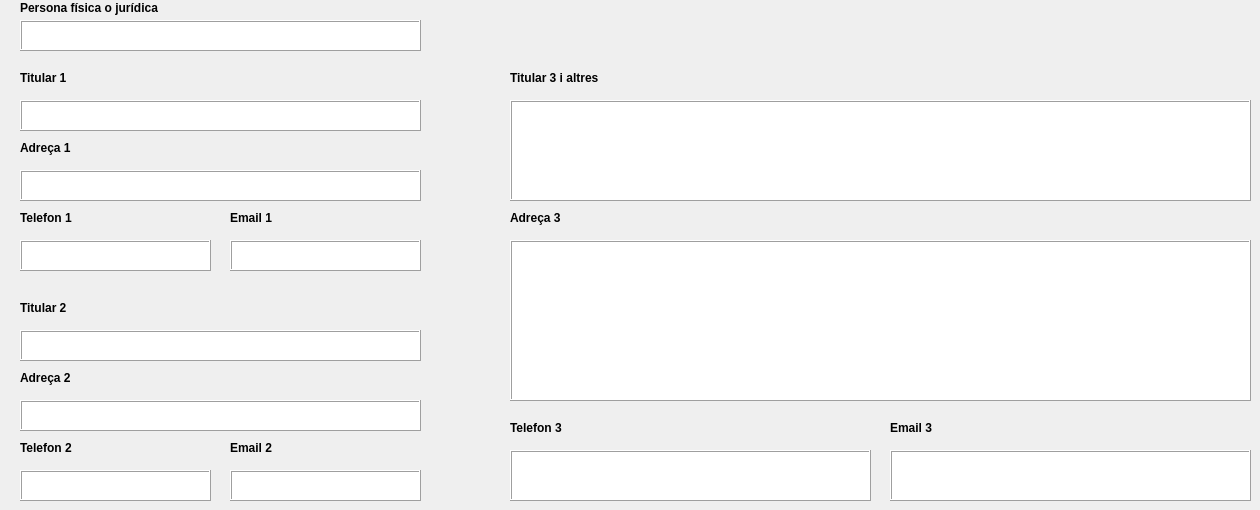
           <widget class="QWidget" name="tab">
            <attribute name="title">
             <string>DADES TITULARS</string>
            </attribute>
            <widget class="QLabel" name="label_26">
             <property name="geometry">
              <rect>
               <x>20</x>
               <y>0</y>
               <width>151</width>
               <height>16</height>
              </rect>
             </property>
             <property name="font">
              <font>
               <weight>75</weight>
               <bold>true</bold>
              </font>
             </property>
             <property name="text">
              <string>Persona física o jurídica</string>
             </property>
            </widget>
            <widget class="QTextEdit" name="pers_fis_jurid">
             <property name="geometry">
              <rect>
               <x>20</x>
               <y>20</y>
               <width>401</width>
               <height>31</height>
              </rect>
             </property>
             <property name="frameShape">
              <enum>QFrame::Box</enum>
             </property>
             <property name="frameShadow">
              <enum>QFrame::Raised</enum>
             </property>
            </widget>
            <widget class="QTextEdit" name="tel_3">
             <property name="geometry">
              <rect>
               <x>510</x>
               <y>450</y>
               <width>361</width>
               <height>51</height>
              </rect>
             </property>
             <property name="frameShape">
              <enum>QFrame::Box</enum>
             </property>
             <property name="frameShadow">
              <enum>QFrame::Raised</enum>
             </property>
            </widget>
            <widget class="QLabel" name="label_20">
             <property name="geometry">
              <rect>
               <x>20</x>
               <y>210</y>
               <width>111</width>
               <height>16</height>
              </rect>
             </property>
             <property name="font">
              <font>
               <weight>75</weight>
               <bold>true</bold>
              </font>
             </property>
             <property name="text">
              <string>Telefon 1</string>
             </property>
            </widget>
            <widget class="QTextEdit" name="titular_3">
             <property name="geometry">
              <rect>
               <x>510</x>
               <y>100</y>
               <width>741</width>
               <height>101</height>
              </rect>
             </property>
             <property name="frameShape">
              <enum>QFrame::Box</enum>
             </property>
             <property name="frameShadow">
              <enum>QFrame::Raised</enum>
             </property>
            </widget>
            <widget class="QTextEdit" name="adresa_2">
             <property name="geometry">
              <rect>
               <x>20</x>
               <y>400</y>
               <width>401</width>
               <height>31</height>
              </rect>
             </property>
             <property name="frameShape">
              <enum>QFrame::Box</enum>
             </property>
             <property name="frameShadow">
              <enum>QFrame::Raised</enum>
             </property>
            </widget>
            <widget class="QTextEdit" name="titular_1">
             <property name="geometry">
              <rect>
               <x>20</x>
               <y>100</y>
               <width>401</width>
               <height>31</height>
              </rect>
             </property>
             <property name="frameShape">
              <enum>QFrame::Box</enum>
             </property>
             <property name="frameShadow">
              <enum>QFrame::Raised</enum>
             </property>
            </widget>
            <widget class="QTextEdit" name="tel_2">
             <property name="geometry">
              <rect>
               <x>20</x>
               <y>470</y>
               <width>191</width>
               <height>31</height>
              </rect>
             </property>
             <property name="frameShape">
              <enum>QFrame::Box</enum>
             </property>
             <property name="frameShadow">
              <enum>QFrame::Raised</enum>
             </property>
            </widget>
            <widget class="QLabel" name="label_5">
             <property name="geometry">
              <rect>
               <x>510</x>
               <y>70</y>
               <width>111</width>
               <height>16</height>
              </rect>
             </property>
             <property name="font">
              <font>
               <weight>75</weight>
               <bold>true</bold>
              </font>
             </property>
             <property name="text">
              <string>Titular 3 i altres</string>
             </property>
            </widget>
            <widget class="QLabel" name="label_22">
             <property name="geometry">
              <rect>
               <x>510</x>
               <y>420</y>
               <width>111</width>
               <height>16</height>
              </rect>
             </property>
             <property name="font">
              <font>
               <weight>75</weight>
               <bold>true</bold>
              </font>
             </property>
             <property name="text">
              <string>Telefon 3</string>
             </property>
            </widget>
            <widget class="QTextEdit" name="adresa_3">
             <property name="geometry">
              <rect>
               <x>510</x>
               <y>240</y>
               <width>741</width>
               <height>161</height>
              </rect>
             </property>
             <property name="frameShape">
              <enum>QFrame::Box</enum>
             </property>
             <property name="frameShadow">
              <enum>QFrame::Raised</enum>
             </property>
            </widget>
            <widget class="QLabel" name="label_8">
             <property name="geometry">
              <rect>
               <x>20</x>
               <y>370</y>
               <width>111</width>
               <height>16</height>
              </rect>
             </property>
             <property name="font">
              <font>
               <weight>75</weight>
               <bold>true</bold>
              </font>
             </property>
             <property name="text">
              <string>Adreça 2</string>
             </property>
            </widget>
            <widget class="QLabel" name="label_7">
             <property name="geometry">
              <rect>
               <x>510</x>
               <y>210</y>
               <width>111</width>
               <height>16</height>
              </rect>
             </property>
             <property name="font">
              <font>
               <weight>75</weight>
               <bold>true</bold>
              </font>
             </property>
             <property name="text">
              <string>Adreça 3</string>
             </property>
            </widget>
            <widget class="QTextEdit" name="adresa_1">
             <property name="geometry">
              <rect>
               <x>20</x>
               <y>170</y>
               <width>401</width>
               <height>31</height>
              </rect>
             </property>
             <property name="frameShape">
              <enum>QFrame::Box</enum>
             </property>
             <property name="frameShadow">
              <enum>QFrame::Raised</enum>
             </property>
            </widget>
            <widget class="QLabel" name="label_4">
             <property name="geometry">
              <rect>
               <x>20</x>
               <y>300</y>
               <width>111</width>
               <height>16</height>
              </rect>
             </property>
             <property name="font">
              <font>
               <weight>75</weight>
               <bold>true</bold>
              </font>
             </property>
             <property name="text">
              <string>Titular 2</string>
             </property>
            </widget>
            <widget class="QTextEdit" name="titular_2">
             <property name="geometry">
              <rect>
               <x>20</x>
               <y>330</y>
               <width>401</width>
               <height>31</height>
              </rect>
             </property>
             <property name="frameShape">
              <enum>QFrame::Box</enum>
             </property>
             <property name="frameShadow">
              <enum>QFrame::Raised</enum>
             </property>
            </widget>
            <widget class="QTextEdit" name="tel_1">
             <property name="geometry">
              <rect>
               <x>20</x>
               <y>240</y>
               <width>191</width>
               <height>31</height>
              </rect>
             </property>
             <property name="frameShape">
              <enum>QFrame::Box</enum>
             </property>
             <property name="frameShadow">
              <enum>QFrame::Raised</enum>
             </property>
            </widget>
            <widget class="QLabel" name="label_2">
             <property name="geometry">
              <rect>
               <x>20</x>
               <y>70</y>
               <width>111</width>
               <height>16</height>
              </rect>
             </property>
             <property name="font">
              <font>
               <weight>75</weight>
               <bold>true</bold>
              </font>
             </property>
             <property name="autoFillBackground">
              <bool>false</bool>
             </property>
             <property name="text">
              <string>Titular 1</string>
             </property>
            </widget>
            <widget class="QLabel" name="label_21">
             <property name="geometry">
              <rect>
               <x>20</x>
               <y>440</y>
               <width>111</width>
               <height>16</height>
              </rect>
             </property>
             <property name="font">
              <font>
               <weight>75</weight>
               <bold>true</bold>
              </font>
             </property>
             <property name="text">
              <string>Telefon 2</string>
             </property>
            </widget>
            <widget class="QLabel" name="label_6">
             <property name="geometry">
              <rect>
               <x>20</x>
               <y>140</y>
               <width>111</width>
               <height>16</height>
              </rect>
             </property>
             <property name="font">
              <font>
               <weight>75</weight>
               <bold>true</bold>
              </font>
             </property>
             <property name="text">
              <string>Adreça 1</string>
             </property>
            </widget>
            <widget class="QLabel" name="label_66">
             <property name="geometry">
              <rect>
               <x>230</x>
               <y>440</y>
               <width>111</width>
               <height>16</height>
              </rect>
             </property>
             <property name="font">
              <font>
               <weight>75</weight>
               <bold>true</bold>
              </font>
             </property>
             <property name="text">
              <string>Email 2</string>
             </property>
            </widget>
            <widget class="QTextEdit" name="email_3">
             <property name="geometry">
              <rect>
               <x>890</x>
               <y>450</y>
               <width>361</width>
               <height>51</height>
              </rect>
             </property>
             <property name="frameShape">
              <enum>QFrame::Box</enum>
             </property>
             <property name="frameShadow">
              <enum>QFrame::Raised</enum>
             </property>
            </widget>
            <widget class="QTextEdit" name="email_2">
             <property name="geometry">
              <rect>
               <x>230</x>
               <y>470</y>
               <width>191</width>
               <height>31</height>
              </rect>
             </property>
             <property name="frameShape">
              <enum>QFrame::Box</enum>
             </property>
             <property name="frameShadow">
              <enum>QFrame::Raised</enum>
             </property>
            </widget>
            <widget class="QLabel" name="label_67">
             <property name="geometry">
              <rect>
               <x>890</x>
               <y>420</y>
               <width>111</width>
               <height>16</height>
              </rect>
             </property>
             <property name="font">
              <font>
               <weight>75</weight>
               <bold>true</bold>
              </font>
             </property>
             <property name="text">
              <string>Email 3</string>
             </property>
            </widget>
            <widget class="QLabel" name="label_23">
             <property name="geometry">
              <rect>
               <x>230</x>
               <y>210</y>
               <width>111</width>
               <height>16</height>
              </rect>
             </property>
             <property name="font">
              <font>
               <weight>75</weight>
               <bold>true</bold>
              </font>
             </property>
             <property name="text">
              <string>Email 1</string>
             </property>
            </widget>
            <widget class="QTextEdit" name="email_1">
             <property name="geometry">
              <rect>
               <x>230</x>
               <y>240</y>
               <width>191</width>
               <height>31</height>
              </rect>
             </property>
             <property name="frameShape">
              <enum>QFrame::Box</enum>
             </property>
             <property name="frameShadow">
              <enum>QFrame::Raised</enum>
             </property>
            </widget>
           </widget>
